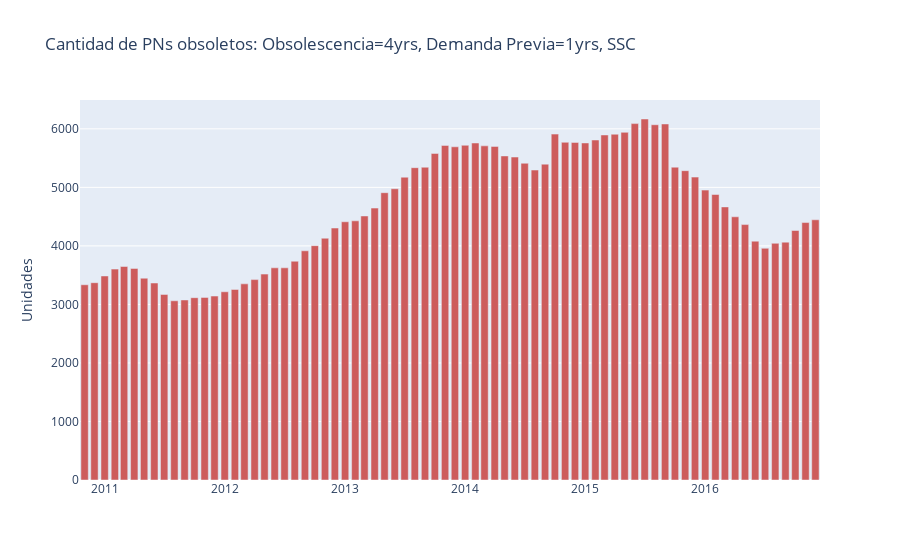

The notebook cell saved with this chart:
### Code cell
PNs, PNs_n = get_def_obsoletos(linea, years_obsoleto=4, years_dda_previa=1, grafico=True)
